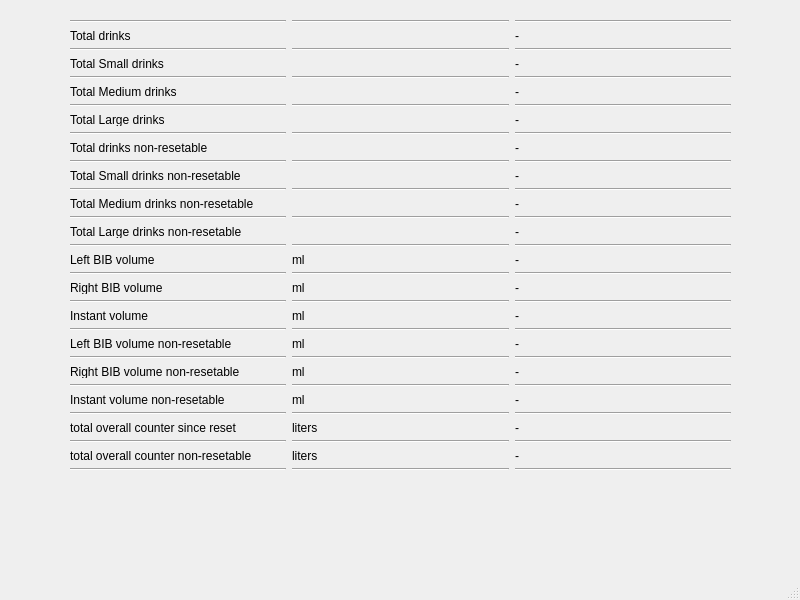
<?xml version="1.0" encoding="UTF-8"?>
<ui version="4.0">
 <class>WBSDCountersTotal</class>
 <widget class="QMainWindow" name="WBSDCountersTotal">
  <property name="geometry">
   <rect>
    <x>0</x>
    <y>0</y>
    <width>800</width>
    <height>600</height>
   </rect>
  </property>
  <property name="windowTitle">
   <string>Counters Total</string>
  </property>
  <widget class="QWidget" name="centralwidget">
   <widget class="QWidget" name="gridLayoutWidget">
    <property name="geometry">
     <rect>
      <x>20</x>
      <y>10</y>
      <width>761</width>
      <height>462</height>
     </rect>
    </property>
    <layout class="QGridLayout" name="gridLayout_2">
     <property name="leftMargin">
      <number>50</number>
     </property>
     <property name="topMargin">
      <number>10</number>
     </property>
     <property name="rightMargin">
      <number>50</number>
     </property>
     <item row="14" column="1">
      <widget class="Line" name="line_32">
       <property name="orientation">
        <enum>Qt::Horizontal</enum>
       </property>
      </widget>
     </item>
     <item row="14" column="2">
      <widget class="Line" name="line_33">
       <property name="orientation">
        <enum>Qt::Horizontal</enum>
       </property>
      </widget>
     </item>
     <item row="16" column="1">
      <widget class="Line" name="line_34">
       <property name="orientation">
        <enum>Qt::Horizontal</enum>
       </property>
      </widget>
     </item>
     <item row="16" column="2">
      <widget class="Line" name="line_35">
       <property name="orientation">
        <enum>Qt::Horizontal</enum>
       </property>
      </widget>
     </item>
     <item row="18" column="1">
      <widget class="Line" name="line_36">
       <property name="orientation">
        <enum>Qt::Horizontal</enum>
       </property>
      </widget>
     </item>
     <item row="18" column="2">
      <widget class="Line" name="line_37">
       <property name="orientation">
        <enum>Qt::Horizontal</enum>
       </property>
      </widget>
     </item>
     <item row="20" column="1">
      <widget class="Line" name="line_38">
       <property name="orientation">
        <enum>Qt::Horizontal</enum>
       </property>
      </widget>
     </item>
     <item row="22" column="1">
      <widget class="Line" name="line_39">
       <property name="orientation">
        <enum>Qt::Horizontal</enum>
       </property>
      </widget>
     </item>
     <item row="24" column="1">
      <widget class="Line" name="line_40">
       <property name="orientation">
        <enum>Qt::Horizontal</enum>
       </property>
      </widget>
     </item>
     <item row="30" column="1">
      <widget class="Line" name="line_43">
       <property name="orientation">
        <enum>Qt::Horizontal</enum>
       </property>
      </widget>
     </item>
     <item row="32" column="1">
      <widget class="Line" name="line_44">
       <property name="orientation">
        <enum>Qt::Horizontal</enum>
       </property>
      </widget>
     </item>
     <item row="28" column="1">
      <widget class="Line" name="line_42">
       <property name="orientation">
        <enum>Qt::Horizontal</enum>
       </property>
      </widget>
     </item>
     <item row="26" column="1">
      <widget class="Line" name="line_41">
       <property name="orientation">
        <enum>Qt::Horizontal</enum>
       </property>
      </widget>
     </item>
     <item row="20" column="2">
      <widget class="Line" name="line_45">
       <property name="orientation">
        <enum>Qt::Horizontal</enum>
       </property>
      </widget>
     </item>
     <item row="22" column="2">
      <widget class="Line" name="line_46">
       <property name="orientation">
        <enum>Qt::Horizontal</enum>
       </property>
      </widget>
     </item>
     <item row="24" column="2">
      <widget class="Line" name="line_47">
       <property name="orientation">
        <enum>Qt::Horizontal</enum>
       </property>
      </widget>
     </item>
     <item row="26" column="2">
      <widget class="Line" name="line_48">
       <property name="orientation">
        <enum>Qt::Horizontal</enum>
       </property>
      </widget>
     </item>
     <item row="28" column="2">
      <widget class="Line" name="line_49">
       <property name="orientation">
        <enum>Qt::Horizontal</enum>
       </property>
      </widget>
     </item>
     <item row="30" column="2">
      <widget class="Line" name="line_50">
       <property name="orientation">
        <enum>Qt::Horizontal</enum>
       </property>
      </widget>
     </item>
     <item row="32" column="2">
      <widget class="Line" name="line_51">
       <property name="orientation">
        <enum>Qt::Horizontal</enum>
       </property>
      </widget>
     </item>
     <item row="20" column="0">
      <widget class="Line" name="line_18">
       <property name="orientation">
        <enum>Qt::Horizontal</enum>
       </property>
      </widget>
     </item>
     <item row="18" column="0">
      <widget class="Line" name="line_17">
       <property name="orientation">
        <enum>Qt::Horizontal</enum>
       </property>
      </widget>
     </item>
     <item row="22" column="0">
      <widget class="Line" name="line_19">
       <property name="orientation">
        <enum>Qt::Horizontal</enum>
       </property>
      </widget>
     </item>
     <item row="12" column="0">
      <widget class="Line" name="line_15">
       <property name="orientation">
        <enum>Qt::Horizontal</enum>
       </property>
      </widget>
     </item>
     <item row="4" column="0">
      <widget class="Line" name="line_7">
       <property name="orientation">
        <enum>Qt::Horizontal</enum>
       </property>
      </widget>
     </item>
     <item row="12" column="2">
      <widget class="Line" name="line_30">
       <property name="orientation">
        <enum>Qt::Horizontal</enum>
       </property>
      </widget>
     </item>
     <item row="14" column="0">
      <widget class="Line" name="line_31">
       <property name="orientation">
        <enum>Qt::Horizontal</enum>
       </property>
      </widget>
     </item>
     <item row="28" column="0">
      <widget class="Line" name="line_22">
       <property name="orientation">
        <enum>Qt::Horizontal</enum>
       </property>
      </widget>
     </item>
     <item row="26" column="0">
      <widget class="Line" name="line_21">
       <property name="orientation">
        <enum>Qt::Horizontal</enum>
       </property>
      </widget>
     </item>
     <item row="2" column="0">
      <widget class="Line" name="line">
       <property name="sizePolicy">
        <sizepolicy hsizetype="Minimum" vsizetype="Fixed">
         <horstretch>0</horstretch>
         <verstretch>0</verstretch>
        </sizepolicy>
       </property>
       <property name="orientation">
        <enum>Qt::Horizontal</enum>
       </property>
      </widget>
     </item>
     <item row="6" column="1">
      <widget class="Line" name="line_11">
       <property name="orientation">
        <enum>Qt::Horizontal</enum>
       </property>
      </widget>
     </item>
     <item row="4" column="1">
      <widget class="Line" name="line_8">
       <property name="orientation">
        <enum>Qt::Horizontal</enum>
       </property>
      </widget>
     </item>
     <item row="27" column="2">
      <widget class="QLabel" name="instantVolNoRe">
       <property name="text">
        <string>-</string>
       </property>
      </widget>
     </item>
     <item row="21" column="0">
      <widget class="QLabel" name="label_11">
       <property name="text">
        <string>Instant volume</string>
       </property>
      </widget>
     </item>
     <item row="19" column="0">
      <widget class="QLabel" name="label_10">
       <property name="text">
        <string>Right BIB volume</string>
       </property>
      </widget>
     </item>
     <item row="19" column="2">
      <widget class="QLabel" name="rightBIB">
       <property name="text">
        <string>-</string>
       </property>
      </widget>
     </item>
     <item row="27" column="0">
      <widget class="QLabel" name="label_14">
       <property name="text">
        <string>Instant volume non-resetable</string>
       </property>
      </widget>
     </item>
     <item row="17" column="2">
      <widget class="QLabel" name="leftBIB">
       <property name="text">
        <string>-</string>
       </property>
      </widget>
     </item>
     <item row="17" column="1">
      <widget class="QLabel" name="lblUnit0">
       <property name="text">
        <string>ml</string>
       </property>
      </widget>
     </item>
     <item row="19" column="1">
      <widget class="QLabel" name="lblUnit1">
       <property name="text">
        <string>ml</string>
       </property>
      </widget>
     </item>
     <item row="21" column="1">
      <widget class="QLabel" name="lblUnit3">
       <property name="text">
        <string>ml</string>
       </property>
      </widget>
     </item>
     <item row="23" column="1">
      <widget class="QLabel" name="lblUnit4">
       <property name="text">
        <string>ml</string>
       </property>
      </widget>
     </item>
     <item row="25" column="1">
      <widget class="QLabel" name="lblUnit5">
       <property name="text">
        <string>ml</string>
       </property>
      </widget>
     </item>
     <item row="27" column="1">
      <widget class="QLabel" name="lblUnit6">
       <property name="text">
        <string>ml</string>
       </property>
      </widget>
     </item>
     <item row="29" column="0">
      <widget class="QLabel" name="lb_overall">
       <property name="text">
        <string>total overall counter since reset</string>
       </property>
      </widget>
     </item>
     <item row="29" column="2">
      <widget class="QLabel" name="label_17">
       <property name="text">
        <string>-</string>
       </property>
      </widget>
     </item>
     <item row="31" column="0">
      <widget class="QLabel" name="label_15">
       <property name="text">
        <string>total overall counter non-resetable</string>
       </property>
      </widget>
     </item>
     <item row="31" column="1">
      <widget class="QLabel" name="label_18">
       <property name="text">
        <string>liters</string>
       </property>
      </widget>
     </item>
     <item row="31" column="2">
      <widget class="QLabel" name="label_19">
       <property name="text">
        <string>-</string>
       </property>
      </widget>
     </item>
     <item row="12" column="1">
      <widget class="Line" name="line_29">
       <property name="orientation">
        <enum>Qt::Horizontal</enum>
       </property>
      </widget>
     </item>
     <item row="3" column="2">
      <widget class="QLabel" name="totalSmall">
       <property name="text">
        <string>-</string>
       </property>
      </widget>
     </item>
     <item row="11" column="0">
      <widget class="QLabel" name="label_4">
       <property name="text">
        <string>Total Small drinks non-resetable</string>
       </property>
      </widget>
     </item>
     <item row="9" column="0">
      <widget class="QLabel" name="label_2">
       <property name="text">
        <string>Total drinks non-resetable</string>
       </property>
      </widget>
     </item>
     <item row="29" column="1">
      <widget class="QLabel" name="label_16">
       <property name="text">
        <string>liters</string>
       </property>
      </widget>
     </item>
     <item row="17" column="0">
      <widget class="QLabel" name="label_9">
       <property name="text">
        <string>Left BIB volume</string>
       </property>
      </widget>
     </item>
     <item row="3" column="0">
      <widget class="QLabel" name="label_3">
       <property name="text">
        <string>Total Small drinks</string>
       </property>
      </widget>
     </item>
     <item row="15" column="0">
      <widget class="QLabel" name="label_8">
       <property name="text">
        <string>Total Large drinks non-resetable</string>
       </property>
      </widget>
     </item>
     <item row="7" column="2">
      <widget class="QLabel" name="totalLarge">
       <property name="text">
        <string>-</string>
       </property>
      </widget>
     </item>
     <item row="1" column="2">
      <widget class="QLabel" name="totalDrinks">
       <property name="text">
        <string>-</string>
       </property>
      </widget>
     </item>
     <item row="13" column="0">
      <widget class="QLabel" name="label_7">
       <property name="text">
        <string>Total Medium drinks non-resetable</string>
       </property>
      </widget>
     </item>
     <item row="7" column="0">
      <widget class="QLabel" name="label_6">
       <property name="text">
        <string>Total Large drinks</string>
       </property>
      </widget>
     </item>
     <item row="5" column="0">
      <widget class="QLabel" name="label_5">
       <property name="text">
        <string>Total Medium drinks</string>
       </property>
      </widget>
     </item>
     <item row="1" column="0">
      <widget class="QLabel" name="label">
       <property name="text">
        <string>Total drinks</string>
       </property>
      </widget>
     </item>
     <item row="5" column="2">
      <widget class="QLabel" name="totalMedium">
       <property name="text">
        <string>-</string>
       </property>
      </widget>
     </item>
     <item row="13" column="2">
      <widget class="QLabel" name="totalMediumNoRe">
       <property name="text">
        <string>-</string>
       </property>
      </widget>
     </item>
     <item row="11" column="2">
      <widget class="QLabel" name="totalSmallNoRe">
       <property name="text">
        <string>-</string>
       </property>
      </widget>
     </item>
     <item row="9" column="2">
      <widget class="QLabel" name="totalDrinksNoRe">
       <property name="text">
        <string>-</string>
       </property>
      </widget>
     </item>
     <item row="25" column="2">
      <widget class="QLabel" name="rightBIBNoRe">
       <property name="text">
        <string>-</string>
       </property>
      </widget>
     </item>
     <item row="25" column="0">
      <widget class="QLabel" name="label_13">
       <property name="text">
        <string>Right BIB volume non-resetable</string>
       </property>
      </widget>
     </item>
     <item row="23" column="2">
      <widget class="QLabel" name="leftBIBNoRe">
       <property name="text">
        <string>-</string>
       </property>
      </widget>
     </item>
     <item row="21" column="2">
      <widget class="QLabel" name="instantVol">
       <property name="text">
        <string>-</string>
       </property>
      </widget>
     </item>
     <item row="23" column="0">
      <widget class="QLabel" name="label_12">
       <property name="text">
        <string>Left BIB volume non-resetable</string>
       </property>
      </widget>
     </item>
     <item row="16" column="0">
      <widget class="Line" name="line_16">
       <property name="orientation">
        <enum>Qt::Horizontal</enum>
       </property>
      </widget>
     </item>
     <item row="6" column="2">
      <widget class="Line" name="line_12">
       <property name="orientation">
        <enum>Qt::Horizontal</enum>
       </property>
      </widget>
     </item>
     <item row="4" column="2">
      <widget class="Line" name="line_9">
       <property name="orientation">
        <enum>Qt::Horizontal</enum>
       </property>
      </widget>
     </item>
     <item row="6" column="0">
      <widget class="Line" name="line_10">
       <property name="orientation">
        <enum>Qt::Horizontal</enum>
       </property>
      </widget>
     </item>
     <item row="10" column="0">
      <widget class="Line" name="line_14">
       <property name="orientation">
        <enum>Qt::Horizontal</enum>
       </property>
      </widget>
     </item>
     <item row="8" column="0">
      <widget class="Line" name="line_13">
       <property name="orientation">
        <enum>Qt::Horizontal</enum>
       </property>
      </widget>
     </item>
     <item row="32" column="0">
      <widget class="Line" name="line_24">
       <property name="orientation">
        <enum>Qt::Horizontal</enum>
       </property>
      </widget>
     </item>
     <item row="2" column="1">
      <widget class="Line" name="line_2">
       <property name="orientation">
        <enum>Qt::Horizontal</enum>
       </property>
      </widget>
     </item>
     <item row="8" column="1">
      <widget class="Line" name="line_25">
       <property name="orientation">
        <enum>Qt::Horizontal</enum>
       </property>
      </widget>
     </item>
     <item row="30" column="0">
      <widget class="Line" name="line_23">
       <property name="orientation">
        <enum>Qt::Horizontal</enum>
       </property>
      </widget>
     </item>
     <item row="2" column="2">
      <widget class="Line" name="line_3">
       <property name="orientation">
        <enum>Qt::Horizontal</enum>
       </property>
      </widget>
     </item>
     <item row="15" column="2">
      <widget class="QLabel" name="totalLargeNoRe">
       <property name="text">
        <string>-</string>
       </property>
      </widget>
     </item>
     <item row="10" column="1">
      <widget class="Line" name="line_27">
       <property name="orientation">
        <enum>Qt::Horizontal</enum>
       </property>
      </widget>
     </item>
     <item row="10" column="2">
      <widget class="Line" name="line_28">
       <property name="orientation">
        <enum>Qt::Horizontal</enum>
       </property>
      </widget>
     </item>
     <item row="24" column="0">
      <widget class="Line" name="line_20">
       <property name="orientation">
        <enum>Qt::Horizontal</enum>
       </property>
      </widget>
     </item>
     <item row="8" column="2">
      <widget class="Line" name="line_26">
       <property name="orientation">
        <enum>Qt::Horizontal</enum>
       </property>
      </widget>
     </item>
     <item row="0" column="0">
      <widget class="Line" name="line_4">
       <property name="orientation">
        <enum>Qt::Horizontal</enum>
       </property>
      </widget>
     </item>
     <item row="0" column="1">
      <widget class="Line" name="line_5">
       <property name="orientation">
        <enum>Qt::Horizontal</enum>
       </property>
      </widget>
     </item>
     <item row="0" column="2">
      <widget class="Line" name="line_6">
       <property name="orientation">
        <enum>Qt::Horizontal</enum>
       </property>
      </widget>
     </item>
    </layout>
   </widget>
  </widget>
  <widget class="QMenuBar" name="menubar">
   <property name="geometry">
    <rect>
     <x>0</x>
     <y>0</y>
     <width>800</width>
     <height>21</height>
    </rect>
   </property>
  </widget>
  <widget class="QStatusBar" name="statusbar"/>
 </widget>
 <resources/>
 <connections/>
</ui>
